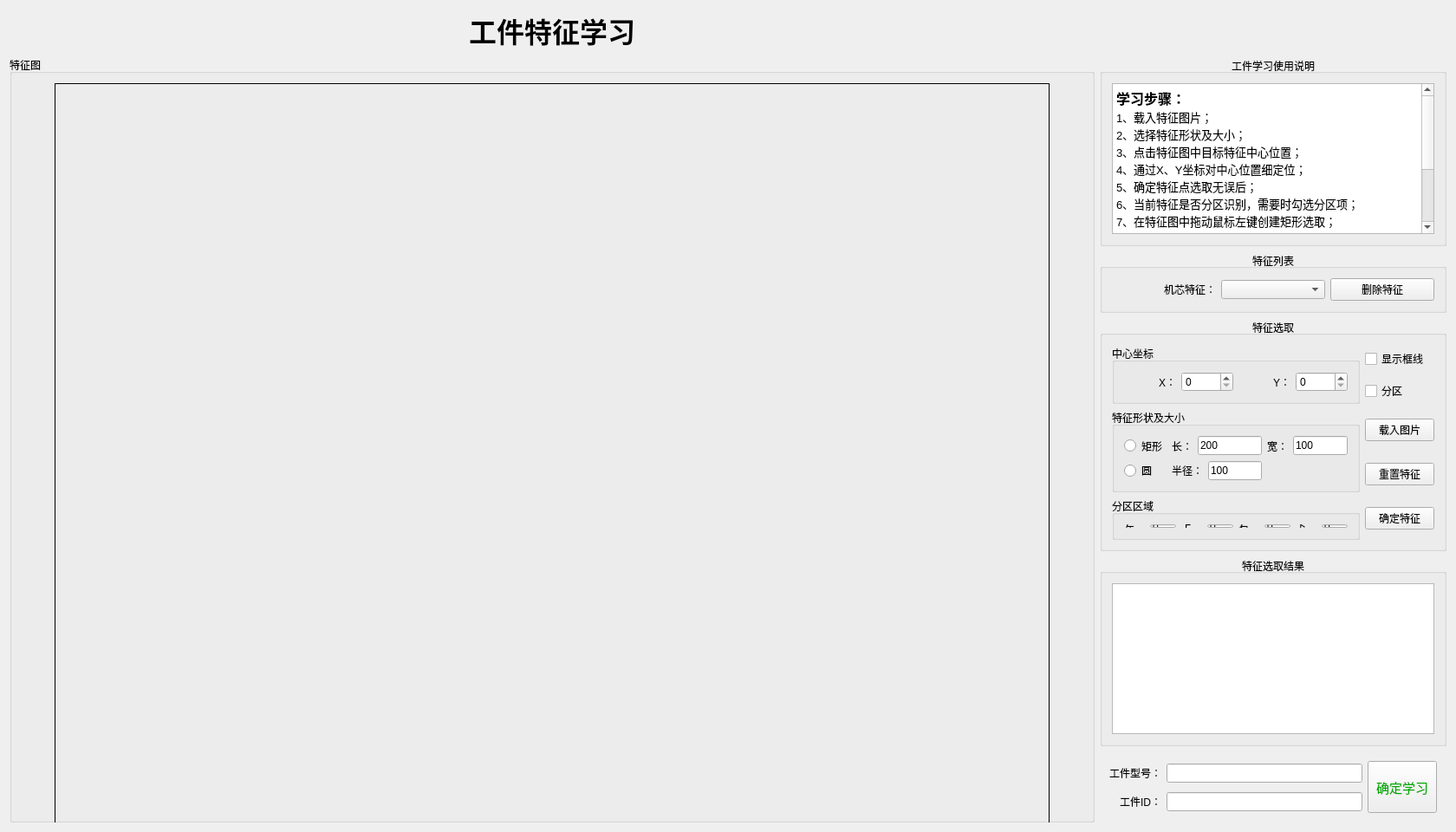
<?xml version="1.0" encoding="UTF-8"?>
<ui version="4.0">
 <class>LearnFeature</class>
 <widget class="QWidget" name="LearnFeature">
  <property name="geometry">
   <rect>
    <x>0</x>
    <y>0</y>
    <width>1680</width>
    <height>960</height>
   </rect>
  </property>
  <property name="minimumSize">
   <size>
    <width>1680</width>
    <height>960</height>
   </size>
  </property>
  <property name="maximumSize">
   <size>
    <width>1680</width>
    <height>960</height>
   </size>
  </property>
  <property name="windowTitle">
   <string>特征学习</string>
  </property>
  <layout class="QGridLayout" name="gridLayout_3">
   <item row="0" column="0">
    <widget class="QLabel" name="label_3">
     <property name="font">
      <font>
       <family>楷体</family>
       <pointsize>24</pointsize>
       <weight>75</weight>
       <bold>true</bold>
      </font>
     </property>
     <property name="styleSheet">
      <string notr="true"/>
     </property>
     <property name="text">
      <string>工件特征学习</string>
     </property>
     <property name="alignment">
      <set>Qt::AlignCenter</set>
     </property>
    </widget>
   </item>
   <item row="1" column="0" rowspan="5">
    <widget class="QGroupBox" name="groupBox_2">
     <property name="sizePolicy">
      <sizepolicy hsizetype="Expanding" vsizetype="Expanding">
       <horstretch>0</horstretch>
       <verstretch>0</verstretch>
      </sizepolicy>
     </property>
     <property name="title">
      <string>特征图</string>
     </property>
     <layout class="QHBoxLayout" name="horizontalLayout_2">
      <item>
       <widget class="MyDisplayLabel" name="label_image">
        <property name="minimumSize">
         <size>
          <width>1148</width>
          <height>861</height>
         </size>
        </property>
        <property name="maximumSize">
         <size>
          <width>1148</width>
          <height>861</height>
         </size>
        </property>
        <property name="styleSheet">
         <string notr="true"/>
        </property>
        <property name="frameShape">
         <enum>QFrame::Box</enum>
        </property>
        <property name="text">
         <string/>
        </property>
        <property name="alignment">
         <set>Qt::AlignCenter</set>
        </property>
       </widget>
      </item>
     </layout>
    </widget>
   </item>
   <item row="1" column="1">
    <widget class="QGroupBox" name="groupBox_6">
     <property name="sizePolicy">
      <sizepolicy hsizetype="Fixed" vsizetype="Preferred">
       <horstretch>0</horstretch>
       <verstretch>0</verstretch>
      </sizepolicy>
     </property>
     <property name="minimumSize">
      <size>
       <width>400</width>
       <height>0</height>
      </size>
     </property>
     <property name="title">
      <string>工件学习使用说明</string>
     </property>
     <property name="alignment">
      <set>Qt::AlignCenter</set>
     </property>
     <layout class="QHBoxLayout" name="horizontalLayout_3">
      <item>
       <widget class="QTextBrowser" name="textBrowser">
        <property name="html">
         <string>&lt;!DOCTYPE HTML PUBLIC &quot;-//W3C//DTD HTML 4.0//EN&quot; &quot;http://www.w3.org/TR/REC-html40/strict.dtd&quot;&gt;
&lt;html&gt;&lt;head&gt;&lt;meta name=&quot;qrichtext&quot; content=&quot;1&quot; /&gt;&lt;style type=&quot;text/css&quot;&gt;
p, li { white-space: pre-wrap; }
&lt;/style&gt;&lt;/head&gt;&lt;body style=&quot; font-family:'SimSun'; font-size:9pt; font-weight:400; font-style:normal;&quot;&gt;
&lt;p style=&quot; margin-top:0px; margin-bottom:0px; margin-left:0px; margin-right:0px; -qt-block-indent:0; text-indent:0px;&quot;&gt;&lt;span style=&quot; font-size:12pt; font-weight:600;&quot;&gt;学习步骤：&lt;/span&gt;&lt;/p&gt;
&lt;p style=&quot; margin-top:0px; margin-bottom:0px; margin-left:0px; margin-right:0px; -qt-block-indent:0; text-indent:0px;&quot;&gt;&lt;span style=&quot; font-size:10pt;&quot;&gt;1、载入特征图片；&lt;/span&gt;&lt;/p&gt;
&lt;p style=&quot; margin-top:0px; margin-bottom:0px; margin-left:0px; margin-right:0px; -qt-block-indent:0; text-indent:0px;&quot;&gt;&lt;span style=&quot; font-size:10pt;&quot;&gt;2、选择特征形状及大小；&lt;/span&gt;&lt;/p&gt;
&lt;p style=&quot; margin-top:0px; margin-bottom:0px; margin-left:0px; margin-right:0px; -qt-block-indent:0; text-indent:0px;&quot;&gt;&lt;span style=&quot; font-size:10pt;&quot;&gt;3、点击特征图中目标特征中心位置；&lt;/span&gt;&lt;/p&gt;
&lt;p style=&quot; margin-top:0px; margin-bottom:0px; margin-left:0px; margin-right:0px; -qt-block-indent:0; text-indent:0px;&quot;&gt;&lt;span style=&quot; font-size:10pt;&quot;&gt;4、通过X、Y坐标对中心位置细定位；&lt;/span&gt;&lt;/p&gt;
&lt;p style=&quot; margin-top:0px; margin-bottom:0px; margin-left:0px; margin-right:0px; -qt-block-indent:0; text-indent:0px;&quot;&gt;&lt;span style=&quot; font-size:10pt;&quot;&gt;5、确定特征点选取无误后；&lt;/span&gt;&lt;/p&gt;
&lt;p style=&quot; margin-top:0px; margin-bottom:0px; margin-left:0px; margin-right:0px; -qt-block-indent:0; text-indent:0px;&quot;&gt;&lt;span style=&quot; font-size:10pt;&quot;&gt;6、当前特征是否分区识别，需要时勾选分区项；&lt;/span&gt;&lt;/p&gt;
&lt;p style=&quot; margin-top:0px; margin-bottom:0px; margin-left:0px; margin-right:0px; -qt-block-indent:0; text-indent:0px;&quot;&gt;&lt;span style=&quot; font-size:10pt;&quot;&gt;7、在特征图中拖动鼠标左键创建矩形选取；&lt;/span&gt;&lt;/p&gt;
&lt;p style=&quot; margin-top:0px; margin-bottom:0px; margin-left:0px; margin-right:0px; -qt-block-indent:0; text-indent:0px;&quot;&gt;&lt;span style=&quot; font-size:10pt;&quot;&gt;8、通过左上右下四点坐标调整选区；&lt;/span&gt;&lt;/p&gt;
&lt;p style=&quot; margin-top:0px; margin-bottom:0px; margin-left:0px; margin-right:0px; -qt-block-indent:0; text-indent:0px;&quot;&gt;&lt;span style=&quot; font-size:10pt;&quot;&gt;9、无误后，点击确定特征；&lt;/span&gt;&lt;/p&gt;
&lt;p style=&quot; margin-top:0px; margin-bottom:0px; margin-left:0px; margin-right:0px; -qt-block-indent:0; text-indent:0px;&quot;&gt;&lt;span style=&quot; font-size:10pt;&quot;&gt;a、多个特征时重复步骤2--9；&lt;/span&gt;&lt;/p&gt;
&lt;p style=&quot; margin-top:0px; margin-bottom:0px; margin-left:0px; margin-right:0px; -qt-block-indent:0; text-indent:0px;&quot;&gt;&lt;span style=&quot; font-size:10pt;&quot;&gt;b、自动生成的特征选取结果；&lt;/span&gt;&lt;/p&gt;
&lt;p style=&quot; margin-top:0px; margin-bottom:0px; margin-left:0px; margin-right:0px; -qt-block-indent:0; text-indent:0px;&quot;&gt;&lt;span style=&quot; font-size:10pt;&quot;&gt;c、输入工件型号（不可重复），工件ID；&lt;/span&gt;&lt;/p&gt;
&lt;p style=&quot; margin-top:0px; margin-bottom:0px; margin-left:0px; margin-right:0px; -qt-block-indent:0; text-indent:0px;&quot;&gt;&lt;span style=&quot; font-size:10pt;&quot;&gt;d、确定学习，特征学习完成。&lt;/span&gt;&lt;/p&gt;&lt;/body&gt;&lt;/html&gt;</string>
        </property>
       </widget>
      </item>
     </layout>
    </widget>
   </item>
   <item row="2" column="1">
    <widget class="QGroupBox" name="groupBox_7">
     <property name="title">
      <string>特征列表</string>
     </property>
     <property name="alignment">
      <set>Qt::AlignCenter</set>
     </property>
     <layout class="QHBoxLayout" name="horizontalLayout_5">
      <item>
       <widget class="QLabel" name="label_13">
        <property name="text">
         <string>机芯特征：</string>
        </property>
        <property name="alignment">
         <set>Qt::AlignRight|Qt::AlignTrailing|Qt::AlignVCenter</set>
        </property>
       </widget>
      </item>
      <item>
       <widget class="QComboBox" name="comboBox_feature"/>
      </item>
      <item>
       <widget class="QPushButton" name="btn_del_feature">
        <property name="text">
         <string>删除特征</string>
        </property>
       </widget>
      </item>
     </layout>
    </widget>
   </item>
   <item row="3" column="1">
    <widget class="QGroupBox" name="groupBox_4">
     <property name="sizePolicy">
      <sizepolicy hsizetype="Fixed" vsizetype="Preferred">
       <horstretch>0</horstretch>
       <verstretch>0</verstretch>
      </sizepolicy>
     </property>
     <property name="maximumSize">
      <size>
       <width>400</width>
       <height>16777215</height>
      </size>
     </property>
     <property name="title">
      <string>特征选取</string>
     </property>
     <property name="alignment">
      <set>Qt::AlignCenter</set>
     </property>
     <layout class="QGridLayout" name="gridLayout_2">
      <item row="0" column="0" rowspan="2">
       <widget class="QGroupBox" name="groupBox_3">
        <property name="sizePolicy">
         <sizepolicy hsizetype="Preferred" vsizetype="Preferred">
          <horstretch>0</horstretch>
          <verstretch>0</verstretch>
         </sizepolicy>
        </property>
        <property name="title">
         <string>中心坐标</string>
        </property>
        <layout class="QHBoxLayout" name="horizontalLayout">
         <item>
          <widget class="QLabel" name="label_8">
           <property name="text">
            <string>X：</string>
           </property>
           <property name="alignment">
            <set>Qt::AlignRight|Qt::AlignTrailing|Qt::AlignVCenter</set>
           </property>
          </widget>
         </item>
         <item>
          <widget class="QSpinBox" name="spinBox_x"/>
         </item>
         <item>
          <widget class="QLabel" name="label_9">
           <property name="text">
            <string>Y：</string>
           </property>
           <property name="alignment">
            <set>Qt::AlignRight|Qt::AlignTrailing|Qt::AlignVCenter</set>
           </property>
          </widget>
         </item>
         <item>
          <widget class="QSpinBox" name="spinBox_y"/>
         </item>
        </layout>
       </widget>
      </item>
      <item row="0" column="1">
       <widget class="QCheckBox" name="checkBox_boxline">
        <property name="text">
         <string>显示框线</string>
        </property>
       </widget>
      </item>
      <item row="1" column="1">
       <widget class="QCheckBox" name="checkBox_part">
        <property name="text">
         <string>分区</string>
        </property>
       </widget>
      </item>
      <item row="2" column="0" rowspan="2">
       <widget class="QGroupBox" name="groupBox">
        <property name="sizePolicy">
         <sizepolicy hsizetype="Fixed" vsizetype="Preferred">
          <horstretch>0</horstretch>
          <verstretch>0</verstretch>
         </sizepolicy>
        </property>
        <property name="title">
         <string>特征形状及大小</string>
        </property>
        <layout class="QGridLayout" name="gridLayout">
         <item row="0" column="0">
          <widget class="QRadioButton" name="radioButton_rec">
           <property name="text">
            <string>矩形</string>
           </property>
          </widget>
         </item>
         <item row="0" column="1">
          <widget class="QLabel" name="label_4">
           <property name="text">
            <string>长：</string>
           </property>
          </widget>
         </item>
         <item row="0" column="2" colspan="2">
          <widget class="QLineEdit" name="lineEdit_width">
           <property name="text">
            <string>200</string>
           </property>
          </widget>
         </item>
         <item row="0" column="4">
          <widget class="QLabel" name="label_5">
           <property name="text">
            <string>宽：</string>
           </property>
          </widget>
         </item>
         <item row="0" column="5">
          <widget class="QLineEdit" name="lineEdit_height">
           <property name="text">
            <string>100</string>
           </property>
          </widget>
         </item>
         <item row="1" column="0">
          <widget class="QRadioButton" name="radioButton_cir">
           <property name="text">
            <string>圆</string>
           </property>
          </widget>
         </item>
         <item row="1" column="1" colspan="2">
          <widget class="QLabel" name="label_6">
           <property name="text">
            <string>半径：</string>
           </property>
          </widget>
         </item>
         <item row="1" column="3">
          <widget class="QLineEdit" name="lineEdit_radius">
           <property name="text">
            <string>100</string>
           </property>
          </widget>
         </item>
        </layout>
       </widget>
      </item>
      <item row="2" column="1">
       <widget class="QPushButton" name="btn_load_image">
        <property name="text">
         <string>载入图片</string>
        </property>
       </widget>
      </item>
      <item row="3" column="1">
       <widget class="QPushButton" name="btn_reboot_feature">
        <property name="text">
         <string>重置特征</string>
        </property>
       </widget>
      </item>
      <item row="4" column="0">
       <widget class="QGroupBox" name="groupBox_8">
        <property name="title">
         <string>分区区域</string>
        </property>
        <layout class="QHBoxLayout" name="horizontalLayout_4">
         <item>
          <widget class="QLabel" name="label_2">
           <property name="text">
            <string>左：</string>
           </property>
           <property name="alignment">
            <set>Qt::AlignRight|Qt::AlignTrailing|Qt::AlignVCenter</set>
           </property>
          </widget>
         </item>
         <item>
          <widget class="QLineEdit" name="lineEdit_left">
           <property name="text">
            <string>0</string>
           </property>
          </widget>
         </item>
         <item>
          <widget class="QLabel" name="label_10">
           <property name="text">
            <string>上：</string>
           </property>
           <property name="alignment">
            <set>Qt::AlignRight|Qt::AlignTrailing|Qt::AlignVCenter</set>
           </property>
          </widget>
         </item>
         <item>
          <widget class="QLineEdit" name="lineEdit_top">
           <property name="text">
            <string>0</string>
           </property>
          </widget>
         </item>
         <item>
          <widget class="QLabel" name="label_11">
           <property name="text">
            <string>右：</string>
           </property>
           <property name="alignment">
            <set>Qt::AlignRight|Qt::AlignTrailing|Qt::AlignVCenter</set>
           </property>
          </widget>
         </item>
         <item>
          <widget class="QLineEdit" name="lineEdit_right">
           <property name="text">
            <string>0</string>
           </property>
          </widget>
         </item>
         <item>
          <widget class="QLabel" name="label_12">
           <property name="text">
            <string>下：</string>
           </property>
           <property name="alignment">
            <set>Qt::AlignRight|Qt::AlignTrailing|Qt::AlignVCenter</set>
           </property>
          </widget>
         </item>
         <item>
          <widget class="QLineEdit" name="lineEdit_bottom">
           <property name="text">
            <string>0</string>
           </property>
          </widget>
         </item>
        </layout>
       </widget>
      </item>
      <item row="4" column="1">
       <widget class="QPushButton" name="btn_sure_feature">
        <property name="text">
         <string>确定特征</string>
        </property>
       </widget>
      </item>
     </layout>
    </widget>
   </item>
   <item row="4" column="1">
    <widget class="QGroupBox" name="groupBox_5">
     <property name="sizePolicy">
      <sizepolicy hsizetype="Fixed" vsizetype="Preferred">
       <horstretch>0</horstretch>
       <verstretch>0</verstretch>
      </sizepolicy>
     </property>
     <property name="minimumSize">
      <size>
       <width>400</width>
       <height>0</height>
      </size>
     </property>
     <property name="title">
      <string>特征选取结果</string>
     </property>
     <property name="alignment">
      <set>Qt::AlignCenter</set>
     </property>
     <layout class="QVBoxLayout" name="verticalLayout">
      <item>
       <widget class="QTextEdit" name="text_result">
        <property name="tabStopWidth">
         <number>40</number>
        </property>
       </widget>
      </item>
     </layout>
    </widget>
   </item>
   <item row="5" column="1">
    <widget class="QWidget" name="widget" native="true">
     <property name="sizePolicy">
      <sizepolicy hsizetype="Fixed" vsizetype="Preferred">
       <horstretch>0</horstretch>
       <verstretch>0</verstretch>
      </sizepolicy>
     </property>
     <property name="minimumSize">
      <size>
       <width>400</width>
       <height>0</height>
      </size>
     </property>
     <layout class="QGridLayout" name="gridLayout_4">
      <item row="0" column="0">
       <widget class="QLabel" name="label_7">
        <property name="text">
         <string>工件型号：</string>
        </property>
        <property name="alignment">
         <set>Qt::AlignRight|Qt::AlignTrailing|Qt::AlignVCenter</set>
        </property>
       </widget>
      </item>
      <item row="0" column="1">
       <widget class="QLineEdit" name="lineEdit_name"/>
      </item>
      <item row="0" column="2" rowspan="2">
       <widget class="QPushButton" name="btn_sure_learn">
        <property name="minimumSize">
         <size>
          <width>50</width>
          <height>60</height>
         </size>
        </property>
        <property name="font">
         <font>
          <family>宋体</family>
          <pointsize>11</pointsize>
         </font>
        </property>
        <property name="styleSheet">
         <string notr="true">color: rgb(0, 170, 0);</string>
        </property>
        <property name="text">
         <string>确定学习</string>
        </property>
       </widget>
      </item>
      <item row="1" column="0">
       <widget class="QLabel" name="label">
        <property name="text">
         <string>工件ID：</string>
        </property>
        <property name="alignment">
         <set>Qt::AlignRight|Qt::AlignTrailing|Qt::AlignVCenter</set>
        </property>
       </widget>
      </item>
      <item row="1" column="1">
       <widget class="QLineEdit" name="lineEdit_id"/>
      </item>
     </layout>
    </widget>
   </item>
  </layout>
 </widget>
 <layoutdefault spacing="6" margin="11"/>
 <customwidgets>
  <customwidget>
   <class>MyDisplayLabel</class>
   <extends>QLabel</extends>
   <header>mydisplaylabel.h</header>
  </customwidget>
 </customwidgets>
 <resources/>
 <connections/>
</ui>
